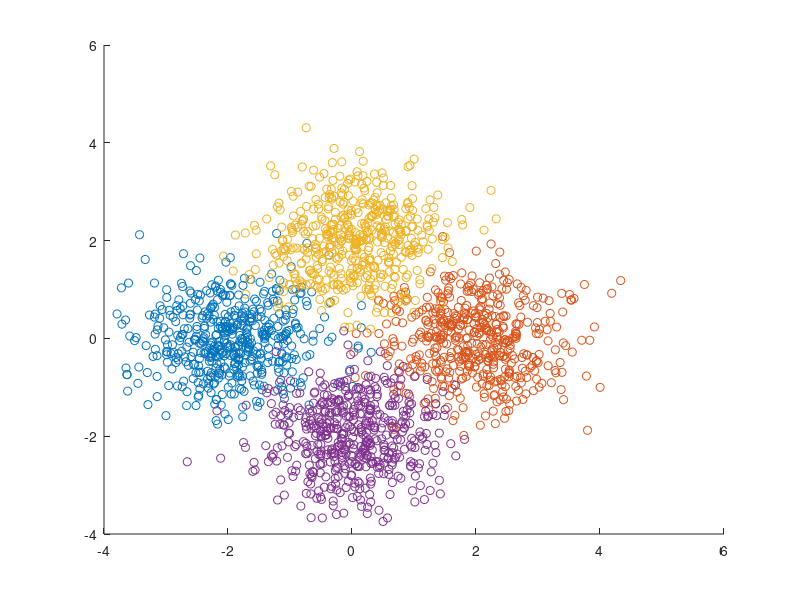

Reproduce this figure in MATLAB. (Note: this script raises an error after producing the figure.)
N=500;

K1=mvnrnd([-2 0],0.5*[1 0;0 1],N);
K2=mvnrnd([2 0],0.5*[1 0;0 1],N);
K3=mvnrnd([0 2],0.5*[1 0;0 1],N);
K4=mvnrnd([0 -2],0.5*[1 0;0 1],N);
X1=[K1;K2;K3;K4];

K1=mvnrnd([-2 0],0.5*[1 0;0 1],N);
K2=mvnrnd([2 0],0.5*[1 0;0 1],N);
K3=mvnrnd([0 2],0.5*[1 0;0 1],N);
K4=mvnrnd([0 -2],0.5*[1 0;0 1],N);
X2=[K1;K2;K3;K4];

hold on
 scatter(K1(:,1),K1(:,2))
 scatter(K2(:,1),K2(:,2))
 scatter(K3(:,1),K3(:,2))
 scatter(K4(:,1),K4(:,2))
hold off


D=zeros(6,200);i=2;
while i<=6
    
    j=1;
    while j<=200;
    [idx1,C1,sum1,D1]=kmeans(X1,i);
    [idx2,C2,sum2,D2]=kmeans(X2,i);
    D(i,j)=delta(C1,C2);
    j=j+1;
    end
    
i=i+1;
end

hold on
plot(X1(idx1==1,1),X1(idx1==1,2),'r.','MarkerSize',12)

plot(X1(idx1==2,1),X1(idx1==2,2),'b.','MarkerSize',12)

plot(X1(idx1==3,1),X1(idx1==3,2),'g.','MarkerSize',12)

plot(X1(idx1==4,1),X1(idx1==4,2),'k.','MarkerSize',12)
hold off

%{
plot(C1(:,1),C1(:,2),'kx',...
     'MarkerSize',15,'LineWidth',3)
legend('Cluster 1','Cluster 2','Cluster 3','Centroids',...
       'Location','NW')
title 'Cluster Assignments and Centroids'
hold off
%}